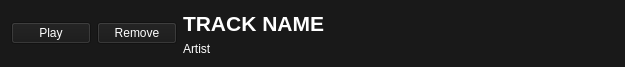
<?xml version="1.0" encoding="UTF-8"?>
<ui version="4.0">
 <class>PlaylistTrackWidget</class>
 <widget class="QWidget" name="PlaylistTrackWidget">
  <property name="geometry">
   <rect>
    <x>0</x>
    <y>0</y>
    <width>625</width>
    <height>66</height>
   </rect>
  </property>
  <property name="sizePolicy">
   <sizepolicy hsizetype="Preferred" vsizetype="Fixed">
    <horstretch>0</horstretch>
    <verstretch>0</verstretch>
   </sizepolicy>
  </property>
  <property name="windowTitle">
   <string>Form</string>
  </property>
  <property name="styleSheet">
   <string notr="true">background-color: rgb(25, 25, 25);
color: rgb(255, 255, 255);</string>
  </property>
  <layout class="QHBoxLayout" name="horizontalLayout">
   <item>
    <widget class="QPushButton" name="playSongPushButton">
     <property name="sizePolicy">
      <sizepolicy hsizetype="Fixed" vsizetype="Fixed">
       <horstretch>0</horstretch>
       <verstretch>0</verstretch>
      </sizepolicy>
     </property>
     <property name="text">
      <string>Play</string>
     </property>
    </widget>
   </item>
   <item>
    <widget class="QPushButton" name="removePushButton">
     <property name="sizePolicy">
      <sizepolicy hsizetype="Fixed" vsizetype="Fixed">
       <horstretch>0</horstretch>
       <verstretch>0</verstretch>
      </sizepolicy>
     </property>
     <property name="text">
      <string>Remove</string>
     </property>
    </widget>
   </item>
   <item>
    <layout class="QVBoxLayout" name="verticalLayout">
     <item>
      <widget class="QLabel" name="trackNameLabel">
       <property name="font">
        <font>
         <family>Arial</family>
         <pointsize>16</pointsize>
         <weight>75</weight>
         <bold>true</bold>
        </font>
       </property>
       <property name="text">
        <string>TRACK NAME</string>
       </property>
      </widget>
     </item>
     <item>
      <widget class="QLabel" name="artistLabel">
       <property name="font">
        <font>
         <family>Arial</family>
        </font>
       </property>
       <property name="text">
        <string>Artist</string>
       </property>
      </widget>
     </item>
    </layout>
   </item>
  </layout>
 </widget>
 <resources/>
 <connections/>
</ui>
